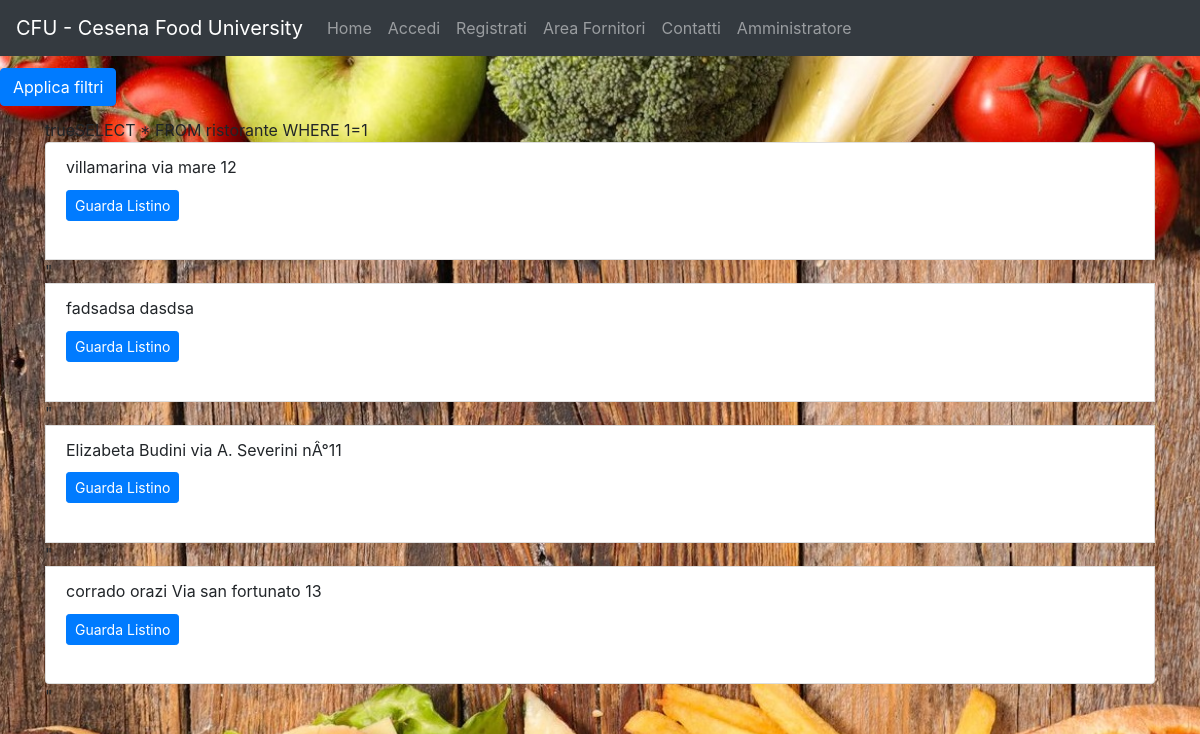
The page /codice/php/ricerca.php on the database its author committed.
### tables this page shows
CREATE TABLE `ristorante` (
  `id` int(11) NOT NULL,
  `email_proprietario` varchar(40) NOT NULL,
  `nome` varchar(20) NOT NULL,
  `indirizzo` varchar(40) NOT NULL,
  `nome_categoria` varchar(20) DEFAULT NULL,
  `info` varchar(100) DEFAULT NULL,
  `rating` int(11) NOT NULL,
  `approvato` tinyint(1) NOT NULL DEFAULT '0'
);

### codice/php/ricerca.php (the view, shortened to what this page needs)
<!DOCTYPE html>
<html lang="it" dir="ltr">
  <head>
    <link rel="stylesheet" href="./../css/bootstrap.min.css">
    <link href="./../css/full.css" rel="stylesheet">
    <link href="./../css/menubar.css" rel="stylesheet">
    <link href="./../css/footer.css" rel="stylesheet">
    <link href="./../css/search.css" rel="stylesheet">
    <link href="./../css/sidebar.css" rel="stylesheet">
  </head>
  <body>
  <?php $current= "home";
	include 'menu.php';?>
  <button class=" btn btn-primary" type="button" name="button"  onclick="openNav()">Applica filtri</button>
 <div class="container">
  <?php
  $servername = "localhost";
  $username = "root";
  $password = "";
  $dbname = "cfu";
  $conn = new mysqli($servername, $username, $password, $dbname);
  $filter = array();
    echo 'true';
  $query = 'SELECT * FROM ristorante WHERE 1=1'.implode(' AND ', $filter);
  echo $query;
  echo "<ul class='list-group'>";
  foreach($conn->query($query) as $row)
  {
  echo '
  <li class="list-group-item">'.$row["nome"].'
  '.$row["nome_categoria"].'
  '.$row["indirizzo"].'
  <form action="ristorante.php" method="post" name ="seleziona" id="seleziona">
    <input type = "hidden" name="id_ristorante" value="'.$row["id"].'">
    <button class="btn btn-sm btn-primary " id = "submit" type="submit" >Guarda Listino</button>
  </form>
  </li>"';
  }
  echo "</ul>";
    ?>
  </div>
  </body>
</html>

### codice/css/full.css (style rules this page uses)
body { background: url('./../resources/bg.jpg') no-repeat center center fixed; -webkit-background-size: cover; -moz-background-size: cover; background-size: cover; -o-background-size: cover; }

### codice/css/footer.css (style rules this page uses)
body { padding-bottom: 120px; }

### codice/css/search.css (style rules this page uses)
.btn { margin-top: 1%; margin-bottom: 1%; margin-right: 1%; }

### rows shown on the page
ristorante: nome "villamarina", indirizzo "via mare 12"
ristorante: nome "fadsadsa", indirizzo "dasdsa"
ristorante: nome "Elizabeta Budini", indirizzo "via A. Severini nÂ°11"
ristorante: nome "corrado orazi", indirizzo "Via san fortunato 13"

### other values the page prints
$query "SELECT * FROM ristorante WHERE 1=1"
